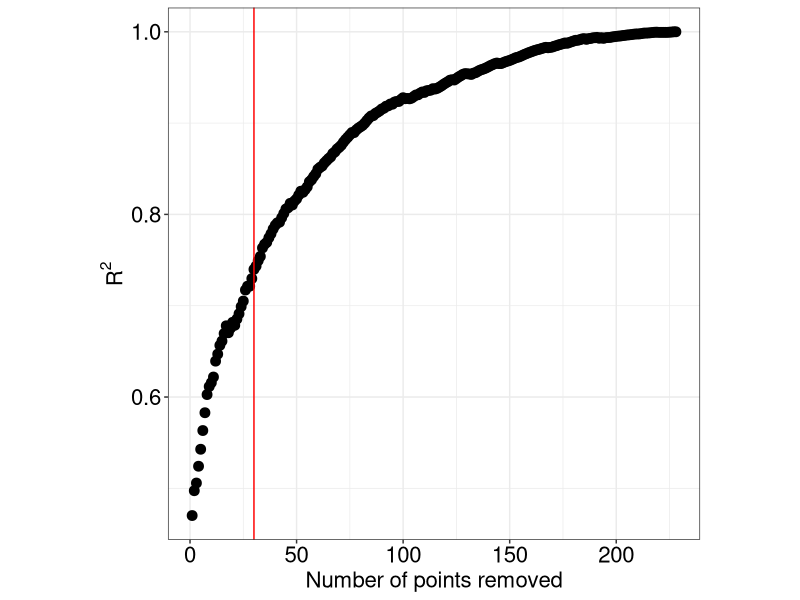

R code for this plot: (Note: this script raises an error after producing the figure.)
rm(list=ls());graphics.off()
library(ggplot2)
#####################################################################################
# Set directories
output.dir = ("Output/")

# read in the data

npoc.data = read.csv("Data/WHONDRS_S19S_Sediment_NPOC.csv")

npoc.data$Type = NA

for (i in 1:nrow(npoc.data)){
  if (length(grep(pattern = "Sed_Field", npoc.data$Sample_ID[i]))>0){  
    npoc.data$Type[i] = "Field"
} else{
  npoc.data$Type[i] = "Incubation"
  }
}

npoc.inc = subset(npoc.data,npoc.data$Type == "Incubation")
npoc.field = subset(npoc.data,npoc.data$Type == "Field")

names(npoc.inc)[3] = "NPOC_INC_mg_per_L"
names(npoc.field)[3] = "NPOC_Field_mg_per_L"

npoc.inc$Site = npoc.inc$Sample_ID
npoc.inc$Site = gsub("_SED_INC_ICR","",npoc.inc$Site)

npoc.field$Site = npoc.field$Sample_ID
npoc.field$Site = gsub("_Sed_Field_ICR","",npoc.field$Site)



npoc.all.big = merge(npoc.field,npoc.inc, by = "Site")

npoc.all = cbind.data.frame(npoc.all.big$Site, npoc.all.big$NPOC_Field_mg_per_L, npoc.all.big$NPOC_INC_mg_per_L)
names(npoc.all) = c("Sample","NPOC_Field","NPOC_INC")

npoc.all$Ratio_field_inc = npoc.all$NPOC_Field/npoc.all$NPOC_INC 

# Invert the ratio so it is always greater than 1
for (i in 1:nrow(npoc.all)){
  if (npoc.all$Ratio_field_inc[i]<1){
    npoc.all$Ratio_field_inc[i] = 1/npoc.all$Ratio_field_inc[i]
  }
}

npoc.all$Site = substr(npoc.all$Sample,1,9)


###a ###############################
# Make plots as function of points removed

npoc.ordered = npoc.all[order(npoc.all$Ratio_field_inc, decreasing = T),]
saved.stats = as.data.frame(matrix(NA,nrow = nrow(npoc.ordered)-2, ncol = 4))
colnames(saved.stats) = c("Pts.removed","Rsq","slope","pvalue")

for (i in 1:(nrow(npoc.ordered)-2)){
  nums = seq(1,i)
  df = npoc.ordered[-nums,]
  mod = summary(lm(log10(df$NPOC_INC)~log10(df$NPOC_Field)))
  saved.stats$Pts.removed[i] = i
  saved.stats$Rsq[i] = format(mod$r.squared, digits=4)
  saved.stats$slope[i]=format(mod$coefficients[2,1], digits=4)
  saved.stats$pvalue[i] = format(mod$coefficients[2,4], digits=4)
}

# Calculate half saturation constant and number of points to remove

half.sat = round(((as.numeric(max(saved.stats$Rsq)) - as.numeric(min(saved.stats$Rsq)))/2) + as.numeric(min(saved.stats$Rsq)),2)
  
pts.to.remove = nrow(subset(saved.stats,saved.stats$Rsq<half.sat))

# plot Rsq as a function of pts removed
ggplot(saved.stats, aes(x = Pts.removed, y = as.numeric(Rsq))) + coord_cartesian()+
  geom_point(size = 3) + 
  geom_vline(xintercept = pts.to.remove, colour = 'red')+labs(y = expression(R^{2}), x = "Number of points removed")+ theme_bw()+theme(legend.title = element_blank(),  legend.background = element_rect(fill = 'NA'), legend.text = element_text(size=16,face="bold"))+ 
  theme(axis.text.x=element_text(size=16))+theme(axis.text.x=element_text(colour = c("black","black")))+
  theme(axis.text.y=element_text(colour = c("black","black")))+
  theme(aspect.ratio=1)+
  theme(axis.text.y=element_text(size=16))+
  theme(axis.title.x =element_text(size=16))+
  theme(axis.title =element_text(size=16))+
  theme(axis.title.y =element_text(size=16, color = "black"))

ggsave(paste0(output.dir,"Figure_S1_",Sys.Date(),".png"),width = 7.38, height = 7.38)
ggsave(paste0(output.dir,"Figure_S1_",Sys.Date(),".pdf"))


write.csv(npoc.ordered,"NPOC_ordered_to_filter.csv", row.names = F)
